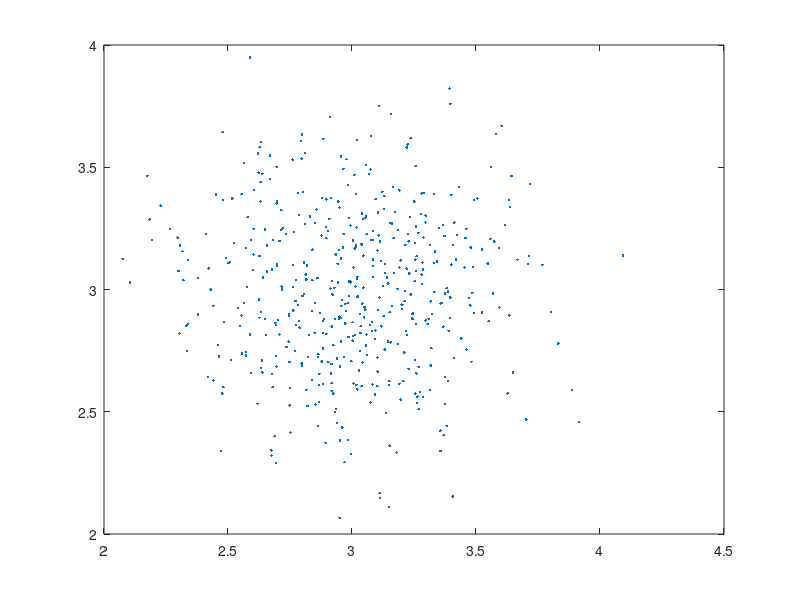

This chart was generated by the following MATLAB code:
n=500;
m1=[1 1]';
m2=[3 3]';
m=[m1 m2];
S1=[0.1 -0.08; -0.08 0.2];
S2=[0.1 0; 0 0.1];

%a
P=[0.5 0.5];
X1=mvnrnd(m(:,1)',S1,n);%% mvnrnd.m Function program attached with other files in the zip folder
X2=mvnrnd(m(:,2)',S2,n);
plot(X2(:,1),X2(:,2),'.');
